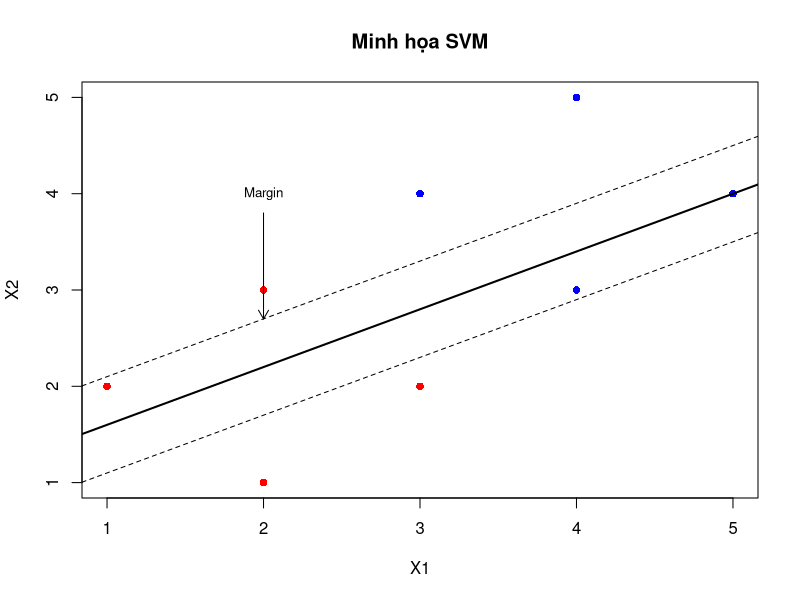

This figure's R source:
## ---- chunk 1
knitr::opts_chunk$set(
  dev = "png",        # Sử dụng định dạng PNG
  dpi = 300,          # Độ phân giải cao
  fig.path = "figures/", # Lưu hình vào thư mục figures
  fig.align = 'center'
)
## ---- chunk 2
# Ví dụ tạo biểu đồ minh họa SVM đơn giản
plot(1:5, 1:5, type="n", xlab="X1", ylab="X2", main="Minh họa SVM")
points(c(1,2,2,3), c(2,1,3,2), pch=16, col="red")
points(c(4,3,4,5), c(3,4,5,4), pch=16, col="blue")
abline(1, 0.6, lwd=2)
abline(0.5, 0.6, lty=2)
abline(1.5, 0.6, lty=2)
text(2, 4, "Margin", cex=0.8)
arrows(2, 3.8, 2, 2.7, length=0.1)
